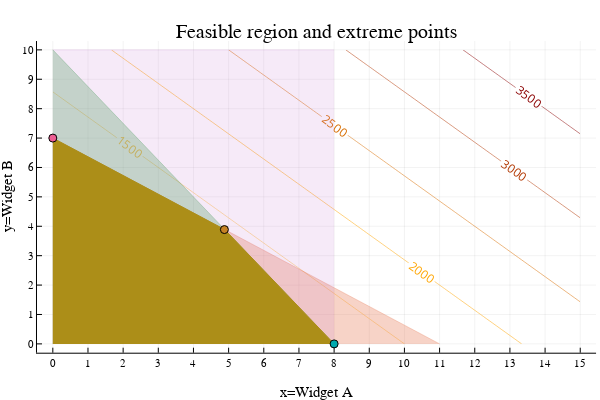

Notebook source saved alongside this figure:
### Markdown cell above
## Feasible region

We can now see that the **feasible region**, or *the area that simultaneously satisfies all constraints*, falls within the polygon bounded by the points (0,7), (8,0) and the point at the intersection of the time constraint ($10 x + 8 y \leq 80$) and materials constraint ($7 x + 11 y \leq 77$).

What about the capacity constraint on A ($x\leq8$)? We can see that this constraint is a **redundant constraint** and not relevant to finding the solution, because it is automatically satisfied given the new time constraint, as the maximum value that can be taken by x given the time constraint $10 x + 8 y \leq 80$ is $x=80/10=8$ when $y=0$. 

Additionally, given that the feasible region is a convex polygon, it is provable that the maximum value must occur at one of the **extreme points** or vertices defined by the intersection of various constraints that define the feasible region. This fact will form the basis of an efficient computational solution method for **linear programming** (LP) problems -- or convex optimization problems consisting entire of linear constraints and a linear objective function -- to be described in future notebooks.

### Code cell
contour(x,y,(x,y)->f(x,y),nlevels=10, c=:heat, linewidth=10, colorbar = false, contour_labels = true)
title!("Feasible region and extreme points")
xaxis!("x=Widget A")
yaxis!("y=Widget B")
xticks!(0:maximum(x))
yticks!(0:maximum(y))
areaplot!(x[x.<=11], (77 .- 7*x[x.<=11])./11, legend=false, opacity=0.3)
areaplot!(x[x.<=8], (80 .- 10*x[x.<=8])./8, legend=false, opacity=0.3)
areaplot!(x[x.<=8], repeat([maximum(y)],length(x[x.<=8])), legend=false, opacity=0.15)
areaplot!([8;0;4.888], [0;7;3.888], legend=false, opacity=1.0)
scatter!([8 0 4.88],[0 7 3.888])

### Figure 1 — Plotly figure (JSON) as saved in the notebook; plotly's stock layout.template omitted (floating-point values rounded to 4 significant figures; data arrays with more than 128 entries replaced by an {"elided": "..."} marker saying what was removed)
{"data": [{"colorbar": {"title": ""}, "colorscale": [[0, "rgba(255, 255, 224, 1.000)"], [0.5, "rgba(255, 165, 0, 1.000)"], [1, "rgba(139, 0, 0, 1.000)"]], "contours": {"coloring": "lines", "showlabels": true}, "hoverinfo": "none", "name": "y1", "ncontours": 12, "showlegend": false, "showscale": false, "type": "contour", "x": [0, 0.5, 1, 1.5, 2, 2.5, 3, 3.5, 4, 4.5, 5, 5.5, 6, 6.5, 7, 7.5, 8, 8.5, 9, 9.5, 10, 10.5, 11, 11.5, 12, 12.5, 13, 13.5, 14, 14.5, 15], "xaxis": "x1", "y": [0, 0.5, 1, 1.5, 2, 2.5, 3, 3.5, 4, 4.5, 5, 5.5, 6, 6.5, 7, 7.5, 8, 8.5, 9, 9.5, 10], "yaxis": "y1", "z": {"elided": "21x31 float values"}, "zmax": 4000, "zmin": 0}, {"colorbar": {"title": ""}, "fill": "tozeroy", "fillcolor": "rgba(227, 111, 71, 0.300)", "legendgroup": "y2", "line": {"color": "rgba(227, 111, 71, 0.300)", "dash": "solid", "shape": "linear", "width": 1}, "mode": "lines", "name": "y2", "showlegend": true, "type": "scatter", "x": [0, 0.5, 1, 1.5, 2, 2.5, 3, 3.5, 4, 4.5, 5, 5.5, 6, 6.5, 7, 7.5, 8, 8.5, 9, 9.5, 10, 10.5, 11], "xaxis": "x1", "y": [7, 6.682, 6.364, 6.045, 5.727, 5.409, 5.091, 4.773, 4.455, 4.136, 3.818, 3.5, 3.182, 2.864, 2.545, 2.227, 1.909, 1.591, 1.273, 0.9545, 0.6364, 0.3182, 0], "yaxis": "y1", "zmax": 4000, "zmin": 0}, {"colorbar": {"title": ""}, "fill": "tozeroy", "fillcolor": "rgba(62, 164, 78, 0.300)", "legendgroup": "y3", "line": {"color": "rgba(62, 164, 78, 0.300)", "dash": "solid", "shape": "linear", "width": 1}, "mode": "lines", "name": "y3", "showlegend": true, "type": "scatter", "x": [0, 0.5, 1, 1.5, 2, 2.5, 3, 3.5, 4, 4.5, 5, 5.5, 6, 6.5, 7, 7.5, 8], "xaxis": "x1", "y": [10, 9.375, 8.75, 8.125, 7.5, 6.875, 6.25, 5.625, 5, 4.375, 3.75, 3.125, 2.5, 1.875, 1.25, 0.625, 0], "yaxis": "y1", "zmax": 4000, "zmin": 0}, {"colorbar": {"title": ""}, "fill": "tozeroy", "fillcolor": "rgba(195, 113, 210, 0.150)", "legendgroup": "y4", "line": {"color": "rgba(195, 113, 210, 0.150)", "dash": "solid", "shape": "linear", "width": 1}, "mode": "lines", "name": "y4", "showlegend": true, "type": "scatter", "x": [0, 0.5, 1, 1.5, 2, 2.5, 3, 3.5, 4, 4.5, 5, 5.5, 6, 6.5, 7, 7.5, 8], "xaxis": "x1", "y": [10, 10, 10, 10, 10, 10, 10, 10, 10, 10, 10, 10, 10, 10, 10, 10, 10], "yaxis": "y1", "zmax": 4000, "zmin": 0}, {"colorbar": {"title": ""}, "fill": "tozeroy", "fillcolor": "rgba(172, 142, 24, 1.000)", "legendgroup": "y5", "line": {"color": "rgba(172, 142, 24, 1.000)", "dash": "solid", "shape": "linear", "width": 1}, "mode": "lines", "name": "y5", "showlegend": true, "type": "scatter", "x": [0, 4.888, 8], "xaxis": "x1", "y": [7, 3.888, 0], "yaxis": "y1", "zmax": 4000, "zmin": 0}, {"colorbar": {"title": ""}, "legendgroup": "y6", "marker": {"color": "rgba(0, 170, 174, 1.000)", "line": {"color": "rgba(0, 0, 0, 1.000)", "width": 1}, "size": 8, "symbol": "circle"}, "mode": "markers", "name": "y6", "showlegend": true, "type": "scatter", "x": [8], "xaxis": "x1", "y": [0], "yaxis": "y1", "zmax": 4000, "zmin": 0}, {"colorbar": {"title": ""}, "legendgroup": "y7", "marker": {"color": "rgba(237, 94, 147, 1.000)", "line": {"color": "rgba(0, 0, 0, 1.000)", "width": 1}, "size": 8, "symbol": "circle"}, "mode": "markers", "name": "y7", "showlegend": true, "type": "scatter", "x": [0], "xaxis": "x1", "y": [7], "yaxis": "y1", "zmax": 4000, "zmin": 0}, {"colorbar": {"title": ""}, "legendgroup": "y8", "marker": {"color": "rgba(198, 130, 37, 1.000)", "line": {"color": "rgba(0, 0, 0, 1.000)", "width": 1}, "size": 8, "symbol": "circle"}, "mode": "markers", "name": "y8", "showlegend": true, "type": "scatter", "x": [4.88], "xaxis": "x1", "y": [3.888], "yaxis": "y1", "zmax": 4000, "zmin": 0}], "layout": {"annotations": [{"font": {"color": "rgba(0, 0, 0, 1.000)", "family": "sans-serif", "size": 20}, "rotation": 0, "showarrow": false, "text": "Feasible region and extreme points", "x": 0.5275, "xanchor": "center", "xref": "paper", "y": 1, "yanchor": "top", "yref": "paper"}], "height": 400, "margin": {"b": 20, "l": 0, "r": 0, "t": 20}, "paper_bgcolor": "rgba(255, 255, 255, 1.000)", "plot_bgcolor": "rgba(255, 255, 255, 1.000)", "showlegend": false, "width": 600, "xaxis": {"anchor": "y1", "domain": [0.06165, 0.9934], "gridcolor": "rgba(0, 0, 0, 0.100)", "gridwidth": 0.5, "linecolor": "rgba(0, 0, 0, 1.000)", "mirror": false, "range": [-0.45, 15.45], "showgrid": true, "showline": true, "showticklabels": true, "tickangle": 0, "tickcolor": "rgb(0, 0, 0)", "tickfont": {"color": "rgba(0, 0, 0, 1.000)", "family": "sans-serif", "size": 11}, "tickmode": "array", "ticks": "inside", "ticktext": ["0", "1", "2", "3", "4", "5", "6", "7", "8", "9", "10", "11", "12", "13", "14", "15"], "tickvals": [0, 1, 2, 3, 4, 5, 6, 7, 8, 9, 10, 11, 12, 13, 14, 15], "title": "x=Widget A", "titlefont": {"color": "rgba(0, 0, 0, 1.000)", "family": "sans-serif", "size": 15}, "type": "-", "visible": true, "zeroline": false, "zerolinecolor": "rgba(0, 0, 0, 1.000)"}, "yaxis": {"anchor": "x1", "domain": [0.07581, 0.9415], "gridcolor": "rgba(0, 0, 0, 0.100)", "gridwidth": 0.5, "linecolor": "rgba(0, 0, 0, 1.000)", "mirror": false, "range": [-0.3, 10.3], "showgrid": true, "showline": true, "showticklabels": true, "tickangle": 0, "tickcolor": "rgb(0, 0, 0)", "tickfont": {"color": "rgba(0, 0, 0, 1.000)", "family": "sans-serif", "size": 11}, "tickmode": "array", "ticks": "inside", "ticktext": ["0", "1", "2", "3", "4", "5", "6", "7", "8", "9", "10"], "tickvals": [0, 1, 2, 3, 4, 5, 6, 7, 8, 9, 10], "title": "y=Widget B", "titlefont": {"color": "rgba(0, 0, 0, 1.000)", "family": "sans-serif", "size": 15}, "type": "-", "visible": true, "zeroline": false, "zerolinecolor": "rgba(0, 0, 0, 1.000)"}}}
